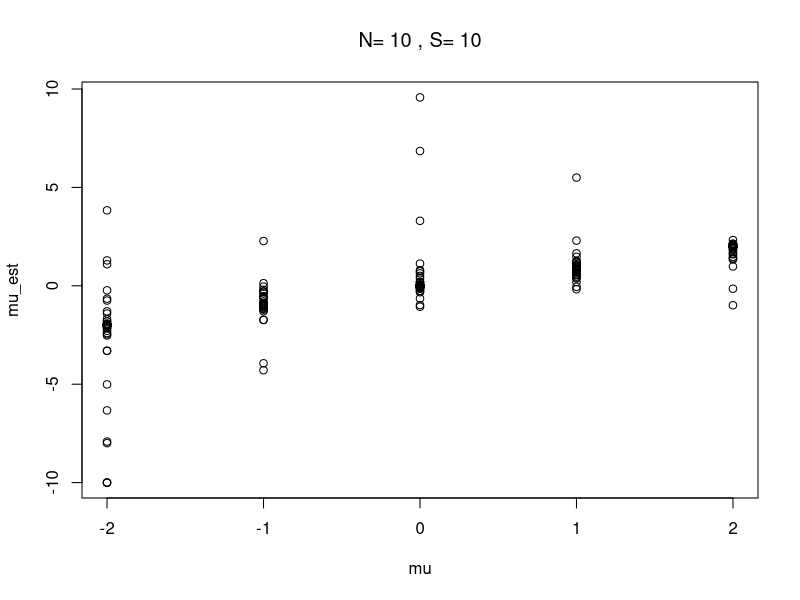
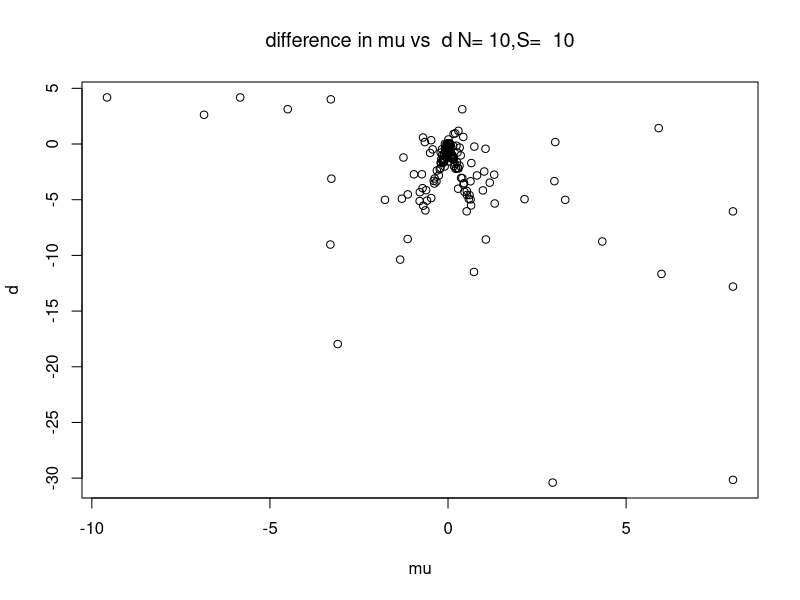
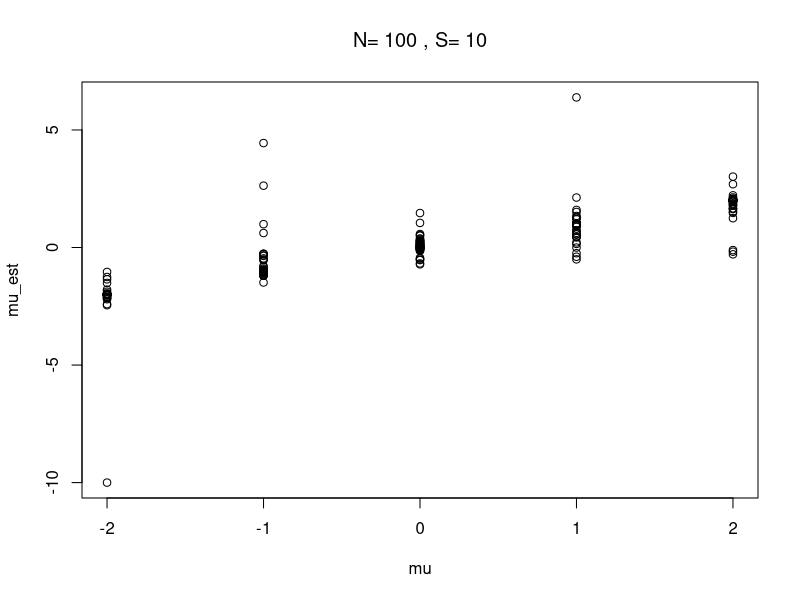
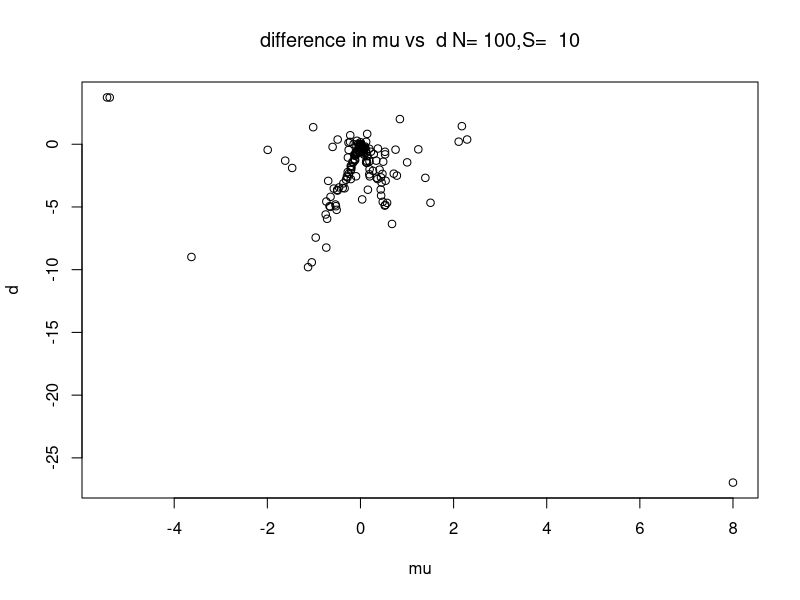
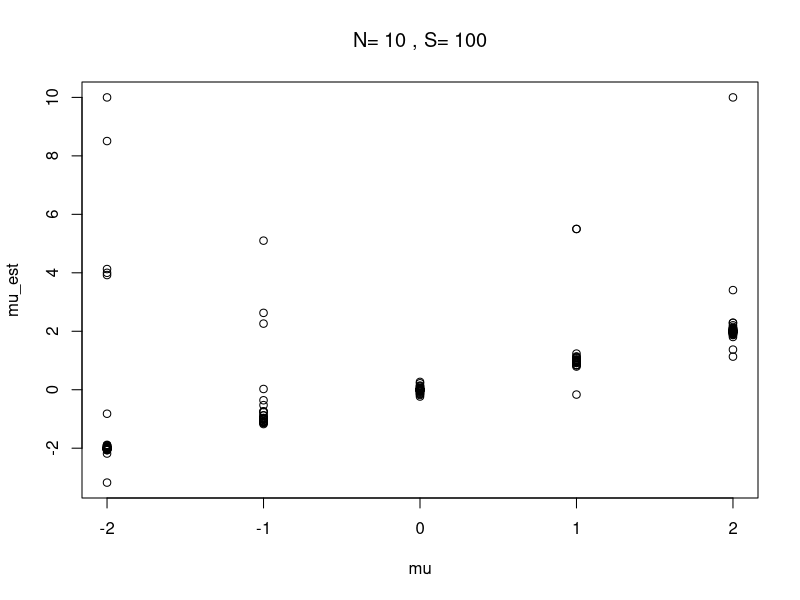
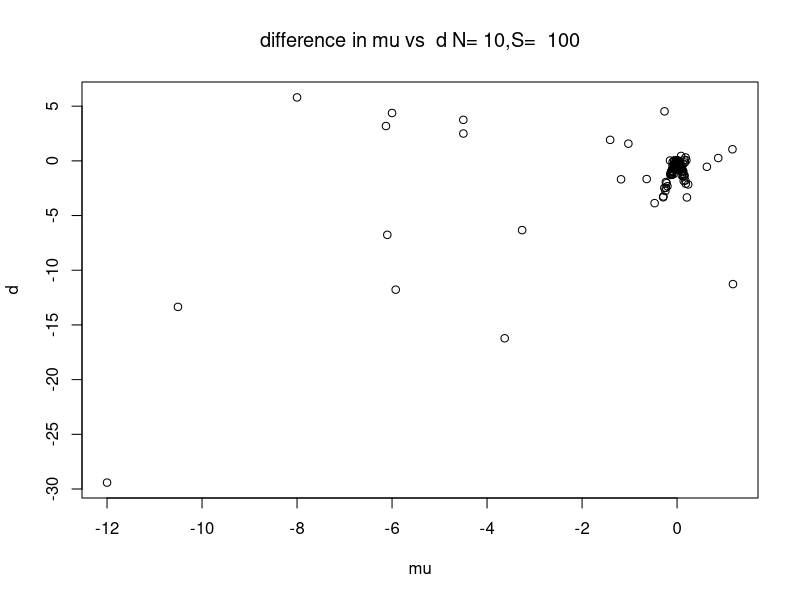
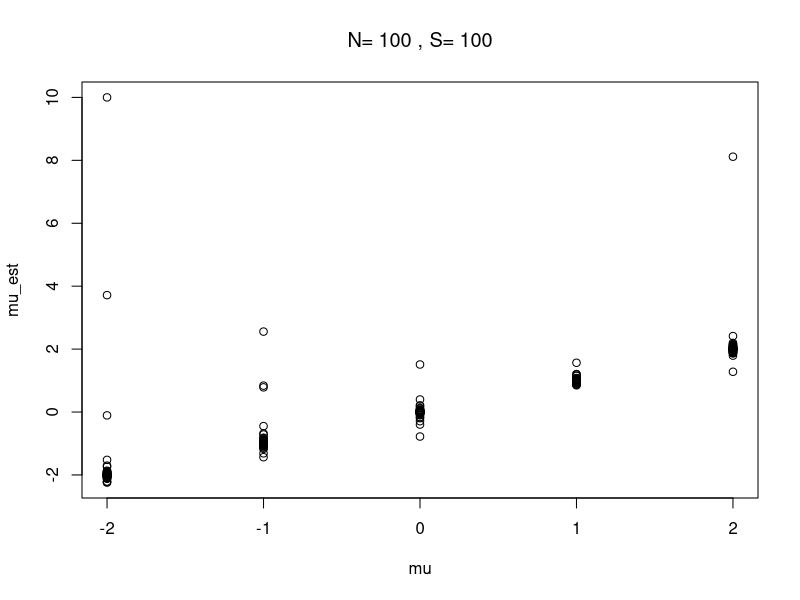
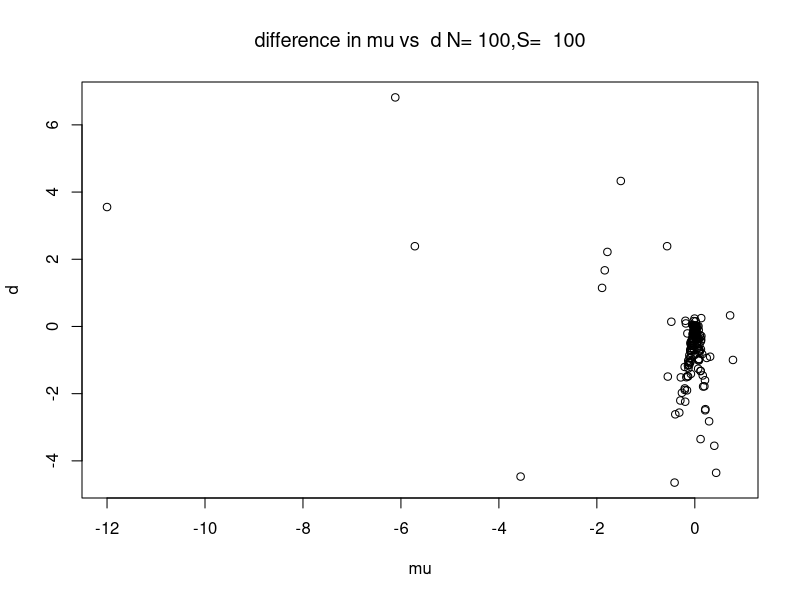

The R script that drew these images, in order:
## ---- chunk 1
knitr::opts_chunk$set(echo = TRUE)
## ---- chunk 2
dat<-read.csv('../Data/monte_carlo_optimization/mcEstimates_symmetricA.csv')
dat=dat[dat$convergence==0,]
dat=dat[,-ncol(dat)]
# plot(dat$mu[(dat$N==100) & (dat$S==100)], dat$mu_est[dat$N==100 & dat$S==100])
# abline(0,1,col='red')
# 
# plot(dat$d[dat$N==100 & dat$S==100]-dat$d_est[dat$N==100 & dat$S==100], 
#      dat$sigma[dat$N==100 & dat$S==100]-dat$sigma_est[dat$N==100 & dat$S==100])
for (i in 1:3)
{
    for(s in c(10,100)){
        for(n in c(10,100)){
            plot(dat[,i][dat$N==n & dat$S==s],dat[,i+5][dat$N==n & dat$S==s],
                 xlab=colnames(dat)[i],ylab=colnames(dat)[i+5],
                 main=bquote("N="~.(n)*" , S="~.(s)))
            
            q=((i+1)%%3)+1
            
            plot(x=(dat[,i][dat$N==n & dat$S==s]-
                        dat[,i+5][dat$N==n & dat$S==s]), 
                 y=(dat[,((i+1)%%3)+1][dat$N==n & dat$S==s]-
                        dat[,((i+1)%%3)+6][dat$N==n &dat$S==s]),
                 main= bquote("difference in" ~ .(colnames(dat)[i])~"vs "~
                                  .(colnames(dat)[q])~"N="~.(n)*",S= "~.(s)),
                 xlab=colnames(dat)[i],ylab=colnames(dat)[q])
            
            
        }
    }
    
}
